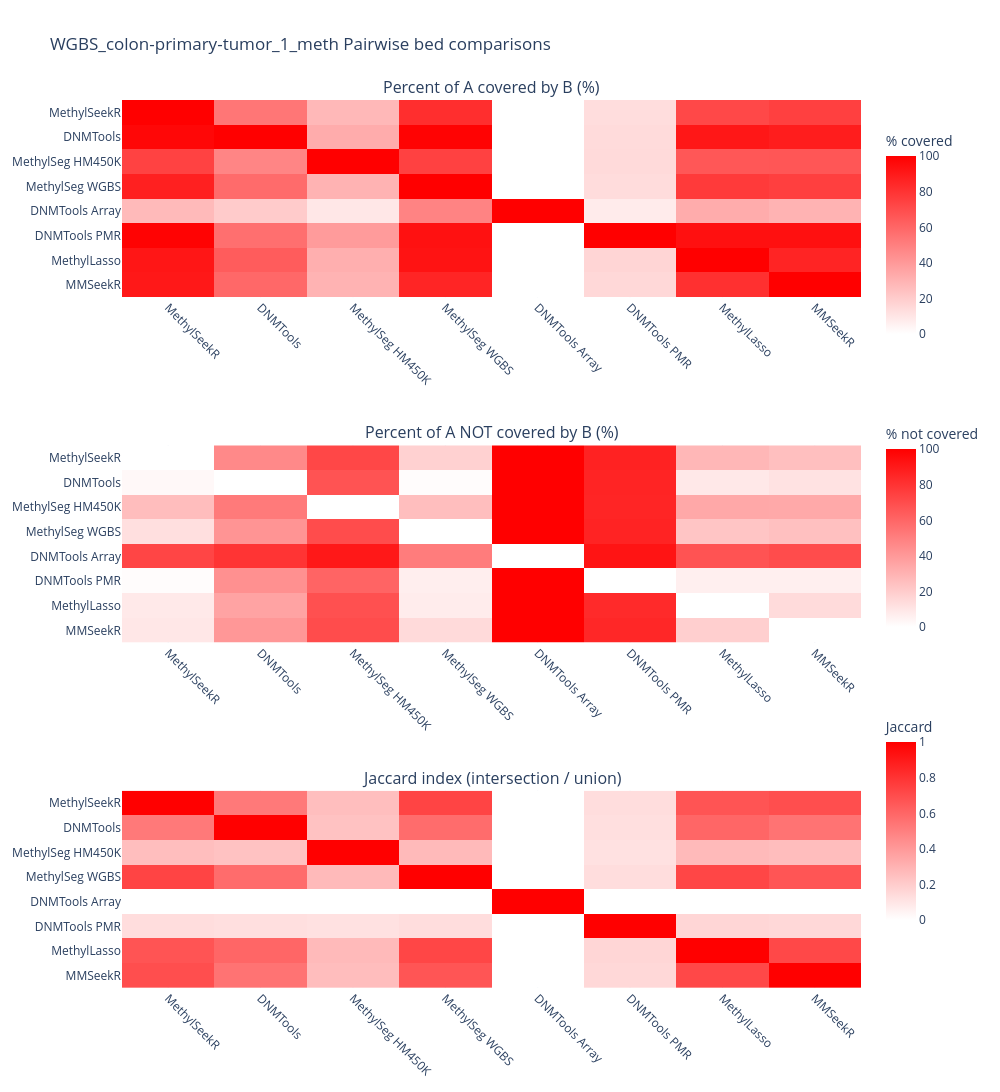

The notebook cell saved with this chart:
### Code cell
COMPARISON_TOOL_LABELS = {
    "methylseg": "MethylSeg WGBS",
    "methylseg_wgbs": "MethylSeg WGBS",
    "methylseg_hm450k": "MethylSeg HM450K",
    "methylseekr": "MethylSeekR",
    "dnmtools": "DNMTools",
    "dnmtools_array": "DNMTools Array",
    "dnmtools_pmr": "DNMTools PMR",
    "mmseekr": "MMSeekR",
    "methyl_lasso": "MethylLasso",
    "methylasso": "MethylLasso",
}

def relabel_comparison_matrix(matrix_df: pd.DataFrame) -> pd.DataFrame:
    display_df = matrix_df.copy()
    display_labels = [COMPARISON_TOOL_LABELS.get(tool, tool) for tool in display_df.index]
    display_df.index = display_labels
    display_df.columns = display_labels
    return display_df

plot_jaccard_matrix = relabel_comparison_matrix(jaccard_matrix).round(4)
plot_pct_covered_matrix = relabel_comparison_matrix((pct_covered_matrix * 100.0).round(4))
plot_pct_not_covered_matrix = (100.0 - plot_pct_covered_matrix).round(4)

white_red = [
    [0.0, "white"],
    [1.0, "red"],
]

heatmap_names = plot_jaccard_matrix.index.tolist()

fig = make_subplots(
    rows=3,
    cols=1,
    subplot_titles=(
        "Percent of A covered by B (%)",
        "Percent of A NOT covered by B (%)",
        "Jaccard index (intersection / union)",
    ),
)

fig.add_trace(
    go.Heatmap(
        z=plot_pct_covered_matrix.values,
        x=heatmap_names,
        y=heatmap_names,
        zmin=0,
        zmax=100,
        colorscale=white_red,
        colorbar=dict(title="% covered", lenmode="fraction", len=0.25, y=0.85),
        hovertemplate="A: %{y}<br>B: %{x}<br>% covered: %{z:.2f}%<extra></extra>",
    ),
    row=1,
    col=1,
)

fig.add_trace(
    go.Heatmap(
        z=plot_pct_not_covered_matrix.values,
        x=heatmap_names,
        y=heatmap_names,
        zmin=0,
        zmax=100,
        colorscale=white_red,
        colorbar=dict(title="% not covered", lenmode="fraction", len=0.25, y=0.52),
        hovertemplate="A: %{y}<br>B: %{x}<br>% not covered: %{z:.2f}%<extra></extra>",
    ),
    row=2,
    col=1,
)

fig.add_trace(
    go.Heatmap(
        z=plot_jaccard_matrix.values,
        x=heatmap_names,
        y=heatmap_names,
        zmin=0,
        zmax=1,
        colorscale=white_red,
        colorbar=dict(title="Jaccard", lenmode="fraction", len=0.25, y=0.19),
        hovertemplate="A: %{y}<br>B: %{x}<br>Jaccard: %{z:.4f}<extra></extra>",
    ),
    row=3,
    col=1,
)

fig.update_layout(
    height=1200,
    width=1000,
    title_text=f"{wgbs_cancer_samples()[-1]} Pairwise bed comparisons",
    template="plotly_white",
    margin=dict(l=120, r=40, t=100, b=80),
)

fig.update_yaxes(autorange="reversed")
fig.update_xaxes(tickangle=45)

fig.show()

### Figure 1 — Plotly figure (JSON) as saved in the notebook; plotly's stock layout.template omitted (floating-point values rounded to 4 significant figures)
{"data": [{"colorbar": {"len": 0.25, "lenmode": "fraction", "title": {"text": "% covered"}, "y": 0.85}, "colorscale": [[0, "white"], [1, "red"]], "hovertemplate": "A: %{y}<br>B: %{x}<br>% covered: %{z:.2f}%<extra></extra>", "type": "heatmap", "x": ["MethylSeekR", "DNMTools", "MethylSeg HM450K", "MethylSeg WGBS", "DNMTools Array", "DNMTools PMR", "MethylLasso", "MMSeekR"], "xaxis": "x", "y": ["MethylSeekR", "DNMTools", "MethylSeg HM450K", "MethylSeg WGBS", "DNMTools Array", "DNMTools PMR", "MethylLasso", "MMSeekR"], "yaxis": "y", "z": [[100.0, 53.53, 27.75, 81.95, 0.0405, 13.51, 71.62, 74.86], [97.11, 100.0, 32.37, 98.88, 0.0555, 13.99, 90.85, 88.77], [74.18, 47.7, 100.0, 74.64, 0.0367, 14.36, 65.95, 66.13], [87.48, 58.19, 29.81, 100.0, 0.0775, 13.62, 77.2, 75.46], [27.2, 20.55, 9.222, 48.77, 100.0, 7.742, 32.37, 29.7], [99.01, 56.5, 39.36, 93.46, 0.0844, 100.0, 93.66, 93.71], [91.51, 63.99, 31.52, 92.4, 0.0615, 16.33, 100.0, 85.95], [90.43, 59.11, 29.89, 85.39, 0.0534, 15.45, 81.25, 100.0]], "zmax": 100, "zmin": 0}, {"colorbar": {"len": 0.25, "lenmode": "fraction", "title": {"text": "% not covered"}, "y": 0.52}, "colorscale": [[0, "white"], [1, "red"]], "hovertemplate": "A: %{y}<br>B: %{x}<br>% not covered: %{z:.2f}%<extra></extra>", "type": "heatmap", "x": ["MethylSeekR", "DNMTools", "MethylSeg HM450K", "MethylSeg WGBS", "DNMTools Array", "DNMTools PMR", "MethylLasso", "MMSeekR"], "xaxis": "x2", "y": ["MethylSeekR", "DNMTools", "MethylSeg HM450K", "MethylSeg WGBS", "DNMTools Array", "DNMTools PMR", "MethylLasso", "MMSeekR"], "yaxis": "y2", "z": [[0.0, 46.47, 72.25, 18.05, 99.96, 86.49, 28.38, 25.14], [2.888, 0.0, 67.63, 1.115, 99.94, 86.01, 9.15, 11.23], [25.82, 52.3, 0.0, 25.36, 99.96, 85.64, 34.05, 33.87], [12.52, 41.81, 70.19, 0.0, 99.92, 86.38, 22.8, 24.54], [72.8, 79.45, 90.78, 51.23, 0.0, 92.26, 67.63, 70.3], [0.9905, 43.5, 60.64, 6.545, 99.92, 0.0, 6.336, 6.294], [8.493, 36.01, 68.48, 7.595, 99.94, 83.67, 0.0, 14.05], [9.574, 40.89, 70.11, 14.61, 99.95, 84.55, 18.75, 0.0]], "zmax": 100, "zmin": 0}, {"colorbar": {"len": 0.25, "lenmode": "fraction", "title": {"text": "Jaccard"}, "y": 0.19}, "colorscale": [[0, "white"], [1, "red"]], "hovertemplate": "A: %{y}<br>B: %{x}<br>Jaccard: %{z:.4f}<extra></extra>", "type": "heatmap", "x": ["MethylSeekR", "DNMTools", "MethylSeg HM450K", "MethylSeg WGBS", "DNMTools Array", "DNMTools PMR", "MethylLasso", "MMSeekR"], "xaxis": "x3", "y": ["MethylSeekR", "DNMTools", "MethylSeg HM450K", "MethylSeg WGBS", "DNMTools Array", "DNMTools PMR", "MethylLasso", "MMSeekR"], "yaxis": "y3", "z": [[1.0, 0.5269, 0.253, 0.7335, 0.0004, 0.1349, 0.6715, 0.6936], [0.5269, 1.0, 0.2389, 0.5781, 0.0006, 0.1263, 0.6011, 0.55], [0.253, 0.2389, 1.0, 0.2707, 0.0004, 0.1176, 0.2711, 0.2592], [0.7335, 0.5781, 0.2707, 1.0, 0.0008, 0.1349, 0.7259, 0.6684], [0.0004, 0.0006, 0.0004, 0.0008, 1.0, 0.0008, 0.0006, 0.0005], [0.1349, 0.1263, 0.1176, 0.1349, 0.0008, 1.0, 0.1616, 0.1529], [0.6715, 0.6011, 0.2711, 0.7259, 0.0006, 0.1616, 1.0, 0.7172], [0.6936, 0.55, 0.2592, 0.6684, 0.0005, 0.1529, 0.7172, 1.0]], "zmax": 1, "zmin": 0}], "layout": {"annotations": [{"font": {"size": 16}, "showarrow": false, "text": "Percent of A covered by B (%)", "x": 0.5, "xanchor": "center", "xref": "paper", "y": 1, "yanchor": "bottom", "yref": "paper"}, {"font": {"size": 16}, "showarrow": false, "text": "Percent of A NOT covered by B (%)", "x": 0.5, "xanchor": "center", "xref": "paper", "y": 0.6111, "yanchor": "bottom", "yref": "paper"}, {"font": {"size": 16}, "showarrow": false, "text": "Jaccard index (intersection / union)", "x": 0.5, "xanchor": "center", "xref": "paper", "y": 0.2222, "yanchor": "bottom", "yref": "paper"}], "height": 1200, "margin": {"b": 80, "l": 120, "r": 40, "t": 100}, "title": {"text": "WGBS_colon-primary-tumor_1_meth Pairwise bed comparisons"}, "width": 1000, "xaxis": {"anchor": "y", "domain": [0, 1], "tickangle": 45}, "xaxis2": {"anchor": "y2", "domain": [0, 1], "tickangle": 45}, "xaxis3": {"anchor": "y3", "domain": [0, 1], "tickangle": 45}, "yaxis": {"anchor": "x", "autorange": "reversed", "domain": [0.7778, 1]}, "yaxis2": {"anchor": "x2", "autorange": "reversed", "domain": [0.3889, 0.6111]}, "yaxis3": {"anchor": "x3", "autorange": "reversed", "domain": [0, 0.2222]}}}
